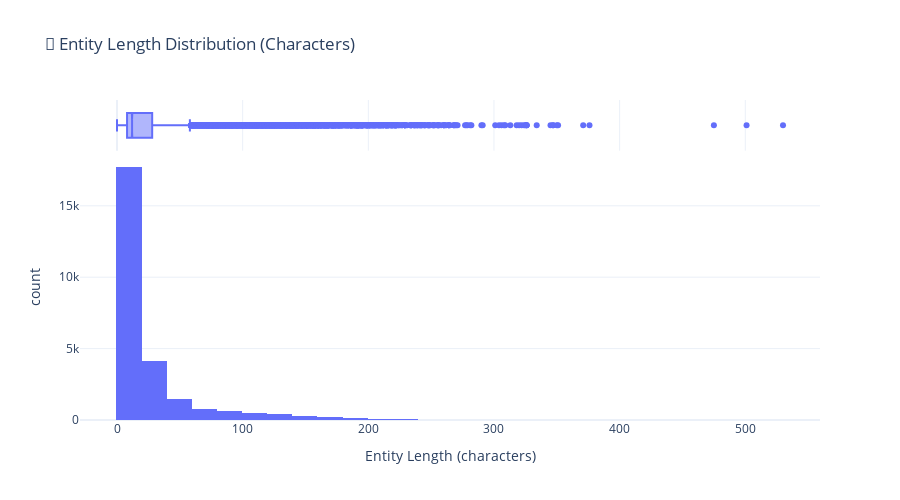
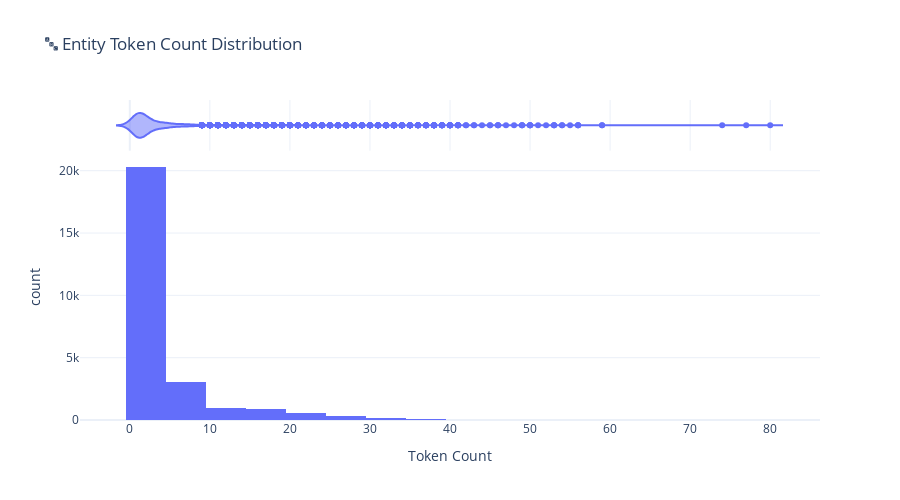
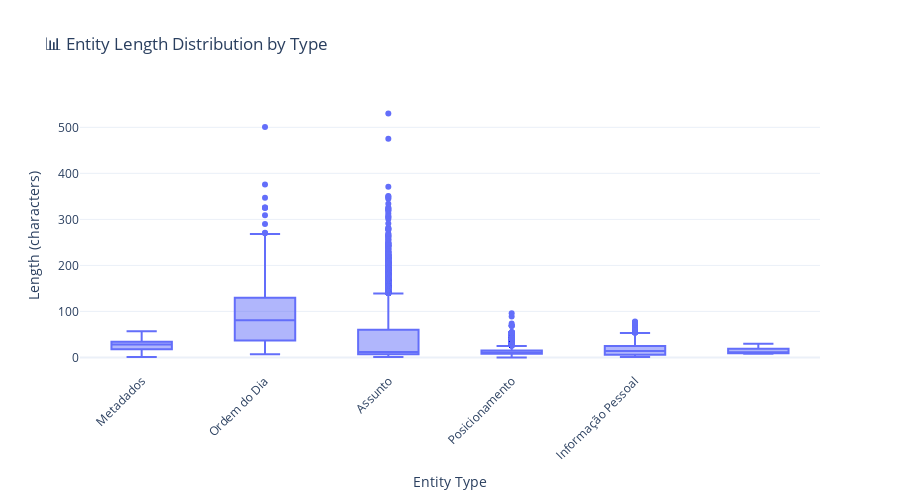

These figures' notebook cell, in order:
### Code cell
# Entity length and characteristics analysis
if not entities_df.empty:
    # Entity length distribution
    fig_length = px.histogram(
        entities_df,
        x='length',
        nbins=30,
        title='📏 Entity Length Distribution (Characters)',
        labels={'length': 'Entity Length (characters)', 'count': 'Frequency'},
        marginal='box'  # Add box plot
    )
    
    fig_length.update_layout(height=500)
    fig_length.show()
    
    # Token count distribution
    fig_tokens = px.histogram(
        entities_df,
        x='token_count',
        nbins=20,
        title='🔤 Entity Token Count Distribution',
        labels={'token_count': 'Token Count', 'count': 'Frequency'},
        marginal='violin'  # Add violin plot
    )
    
    fig_tokens.update_layout(height=500)
    fig_tokens.show()
    
    # Length by entity type
    fig_length_by_type = px.box(
        entities_df,
        x='entity_label',
        y='length',
        title='📊 Entity Length Distribution by Type',
        labels={'entity_label': 'Entity Type', 'length': 'Length (characters)'},
        points='outliers'
    )
    
    fig_length_by_type.update_layout(
        xaxis_tickangle=-45,
        height=500
    )
    
    fig_length_by_type.show()
    
    # Save figures
    fig_length.write_html(FIGURES_DIR / 'entity_length_distribution.html')
    fig_tokens.write_html(FIGURES_DIR / 'entity_token_distribution.html')
    fig_length_by_type.write_html(FIGURES_DIR / 'entity_length_by_type.html')
    
    print("💾 Entity characteristics visualizations saved")

### Figure 1 — Plotly figure (JSON) as saved in the notebook; plotly's stock layout.template omitted (floating-point values rounded to 4 significant figures; data arrays with more than 128 entries replaced by an {"elided": "..."} marker saying what was removed)
{"data": [{"bingroup": "x", "hovertemplate": "Entity Length (characters)=%{x}<br>count=%{y}<extra></extra>", "legendgroup": "", "marker": {"color": "#636efa", "pattern": {"shape": ""}}, "name": "", "nbinsx": 30, "orientation": "v", "showlegend": false, "type": "histogram", "x": {"elided": "26435 int values"}, "xaxis": "x", "yaxis": "y"}, {"hovertemplate": "Entity Length (characters)=%{x}<extra></extra>", "legendgroup": "", "marker": {"color": "#636efa"}, "name": "", "notched": true, "showlegend": false, "type": "box", "x": {"elided": "26435 int values"}, "xaxis": "x2", "yaxis": "y2"}], "layout": {"barmode": "relative", "height": 500, "legend": {"tracegroupgap": 0}, "title": {"text": "📏 Entity Length Distribution (Characters)"}, "xaxis": {"anchor": "y", "domain": [0, 1], "title": {"text": "Entity Length (characters)"}}, "xaxis2": {"anchor": "y2", "domain": [0, 1], "matches": "x", "showgrid": true, "showticklabels": false}, "yaxis": {"anchor": "x", "domain": [0, 0.8316], "title": {"text": "count"}}, "yaxis2": {"anchor": "x2", "domain": [0.8416, 1], "matches": "y2", "showgrid": false, "showline": false, "showticklabels": false, "ticks": ""}}}

### Figure 2 — Plotly figure (JSON) as saved in the notebook; plotly's stock layout.template omitted (floating-point values rounded to 4 significant figures; data arrays with more than 128 entries replaced by an {"elided": "..."} marker saying what was removed)
{"data": [{"bingroup": "x", "hovertemplate": "Token Count=%{x}<br>count=%{y}<extra></extra>", "legendgroup": "", "marker": {"color": "#636efa", "pattern": {"shape": ""}}, "name": "", "nbinsx": 20, "orientation": "v", "showlegend": false, "type": "histogram", "x": {"elided": "26435 int values"}, "xaxis": "x", "yaxis": "y"}, {"hovertemplate": "Token Count=%{x}<extra></extra>", "legendgroup": "", "marker": {"color": "#636efa"}, "name": "", "scalegroup": "x", "showlegend": false, "type": "violin", "x": {"elided": "26435 int values"}, "xaxis": "x2", "yaxis": "y2"}], "layout": {"barmode": "relative", "height": 500, "legend": {"tracegroupgap": 0}, "title": {"text": "🔤 Entity Token Count Distribution"}, "xaxis": {"anchor": "y", "domain": [0, 1], "title": {"text": "Token Count"}}, "xaxis2": {"anchor": "y2", "domain": [0, 1], "matches": "x", "showgrid": true, "showticklabels": false}, "yaxis": {"anchor": "x", "domain": [0, 0.8316], "title": {"text": "count"}}, "yaxis2": {"anchor": "x2", "domain": [0.8416, 1], "matches": "y2", "showgrid": false, "showline": false, "showticklabels": false, "ticks": ""}}}

### Figure 3 — Plotly figure (JSON) as saved in the notebook; plotly's stock layout.template omitted (floating-point values rounded to 4 significant figures; data arrays with more than 128 entries replaced by an {"elided": "..."} marker saying what was removed)
{"data": [{"alignmentgroup": "True", "boxpoints": "outliers", "hovertemplate": "Entity Type=%{x}<br>Length (characters)=%{y}<extra></extra>", "legendgroup": "", "marker": {"color": "#636efa"}, "name": "", "notched": false, "offsetgroup": "", "orientation": "v", "showlegend": false, "type": "box", "x": {"elided": "26435 str values"}, "x0": " ", "xaxis": "x", "y": {"elided": "26435 int values"}, "y0": " ", "yaxis": "y"}], "layout": {"boxmode": "group", "height": 500, "legend": {"tracegroupgap": 0}, "title": {"text": "📊 Entity Length Distribution by Type"}, "xaxis": {"anchor": "y", "domain": [0, 1], "tickangle": -45, "title": {"text": "Entity Type"}}, "yaxis": {"anchor": "x", "domain": [0, 1], "title": {"text": "Length (characters)"}}}}
